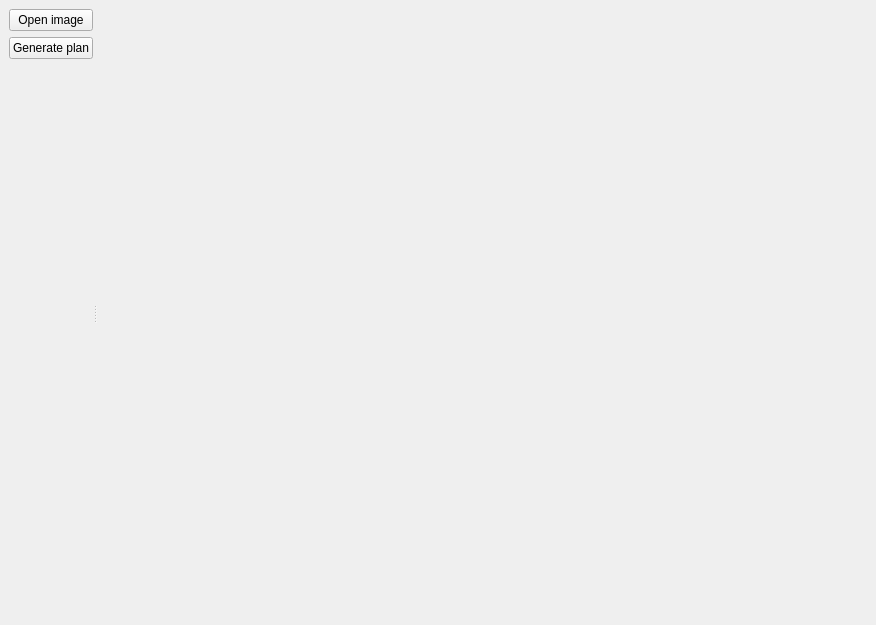
<?xml version="1.0" encoding="UTF-8"?>
<ui version="4.0">
 <class>MainWindow</class>
 <widget class="QMainWindow" name="MainWindow">
  <property name="geometry">
   <rect>
    <x>0</x>
    <y>0</y>
    <width>876</width>
    <height>625</height>
   </rect>
  </property>
  <property name="windowTitle">
   <string>MainWindow</string>
  </property>
  <widget class="QWidget" name="centralwidget">
   <layout class="QHBoxLayout" name="horizontalLayout">
    <item>
     <widget class="QSplitter" name="splitter">
      <property name="sizePolicy">
       <sizepolicy hsizetype="Expanding" vsizetype="Preferred">
        <horstretch>0</horstretch>
        <verstretch>0</verstretch>
       </sizepolicy>
      </property>
      <property name="orientation">
       <enum>Qt::Horizontal</enum>
      </property>
      <widget class="QWidget" name="">
       <layout class="QVBoxLayout" name="verticalLayout">
        <property name="sizeConstraint">
         <enum>QLayout::SetDefaultConstraint</enum>
        </property>
        <item>
         <widget class="QPushButton" name="openImageButton">
          <property name="sizePolicy">
           <sizepolicy hsizetype="Preferred" vsizetype="Fixed">
            <horstretch>0</horstretch>
            <verstretch>0</verstretch>
           </sizepolicy>
          </property>
          <property name="text">
           <string>Open image</string>
          </property>
         </widget>
        </item>
        <item>
         <widget class="QPushButton" name="generatePlanButton">
          <property name="sizePolicy">
           <sizepolicy hsizetype="Preferred" vsizetype="Fixed">
            <horstretch>0</horstretch>
            <verstretch>0</verstretch>
           </sizepolicy>
          </property>
          <property name="text">
           <string>Generate plan</string>
          </property>
          <property name="flat">
           <bool>false</bool>
          </property>
         </widget>
        </item>
        <item>
         <spacer name="verticalSpacer">
          <property name="orientation">
           <enum>Qt::Vertical</enum>
          </property>
          <property name="sizeHint" stdset="0">
           <size>
            <width>20</width>
            <height>40</height>
           </size>
          </property>
         </spacer>
        </item>
       </layout>
      </widget>
      <widget class="QLabel" name="imageLabel">
       <property name="sizePolicy">
        <sizepolicy hsizetype="Expanding" vsizetype="Expanding">
         <horstretch>1</horstretch>
         <verstretch>0</verstretch>
        </sizepolicy>
       </property>
      </widget>
     </widget>
    </item>
   </layout>
   <zorder>openImageButton</zorder>
   <zorder>generatePlanButton</zorder>
   <zorder>openImageButton</zorder>
   <zorder>imageLabel</zorder>
   <zorder>splitter</zorder>
  </widget>
 </widget>
 <resources/>
 <connections/>
</ui>
